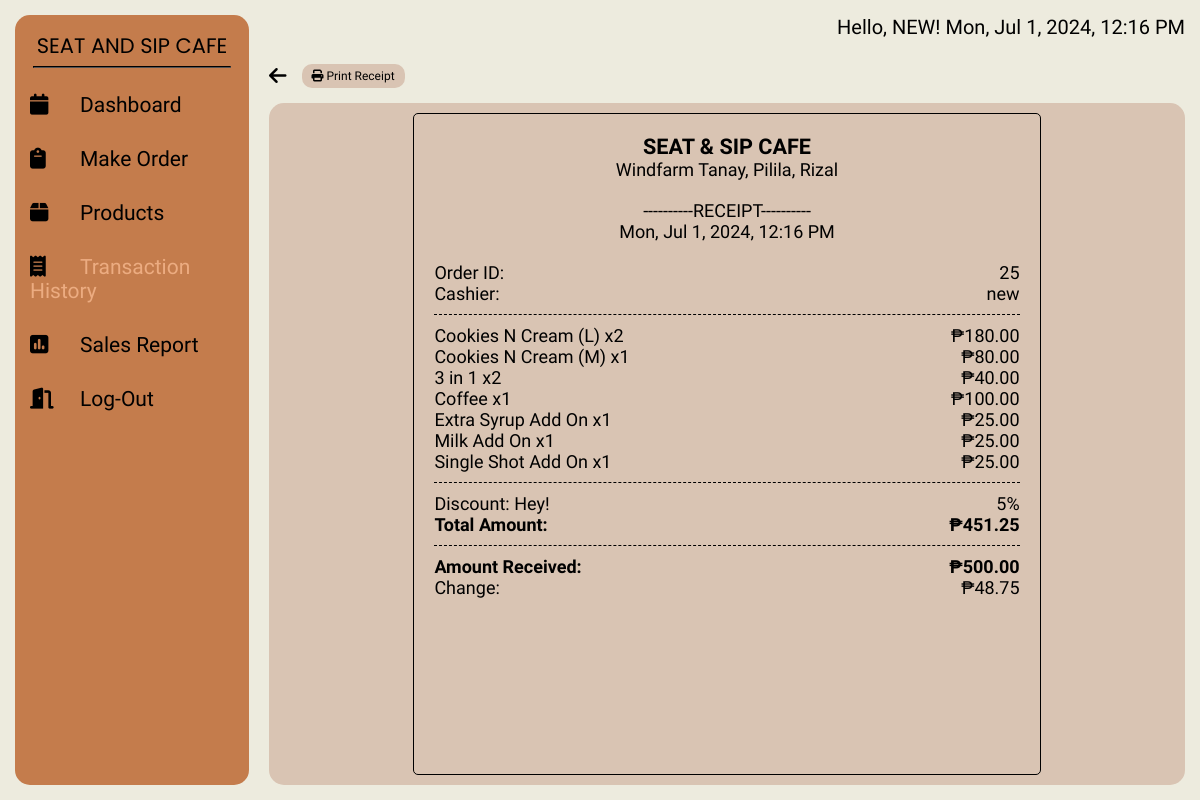
The app's page /staff/transaction_detail.php?id=25 (signed in) with its own data.
### tables this page shows
CREATE TABLE `transactions` (
  `id` int(11) NOT NULL,
  `username` varchar(255) NOT NULL,
  `order_details` varchar(9999) NOT NULL,
  `date_time` datetime NOT NULL,
  `discount_code` varchar(50) DEFAULT NULL,
  `discount_amount` decimal(10,2) NOT NULL,
  `final_total_amount` decimal(10,2) NOT NULL,
  `payment_type` varchar(50) NOT NULL,
  `amount_received` decimal(10,2) NOT NULL,
  `change_amount` decimal(10,2) NOT NULL
);

### config/staff-authentication.php (called while the page is built, shortened)
<?php
    $user = $_SESSION['user'];
?>

### staff/transaction_detail.php (the view, shortened to what this page needs)
<?php
    require '../config/staff-authentication.php';
    require("../config/connection.php");
    if (isset($_GET['id'])) {
        $id = mysqli_real_escape_string($conn, $_GET['id']);
        $sql = "SELECT * FROM `transactions` WHERE `id` = '$id'";
        $result = mysqli_query($conn, $sql);
        if ($result && mysqli_num_rows($result) > 0) {
            $row = mysqli_fetch_assoc($result);
            $id = $row['id'];
            $username = $row['username'];
            $order_details = $row['order_details'];
            $discountAmount = $row["discount_amount"] == 0 ? "-----" : rtrim(rtrim($row["discount_amount"], '0'), '.') . "%";
            $discountCode = $row["discount_code"] ? $row["discount_code"] : "";
            $discountAmount = $row["discount_amount"] == 0 ? "-----" : rtrim(rtrim($row["discount_amount"], '0'), '.') . "%";
            $final_total_amount = $row['final_total_amount'];
            $amount_received = $row['amount_received'];
            $change_amount = $row['change_amount'];
        }
    }
?>
<!DOCTYPE html>
<html lang="en">
<head>
    <link rel="stylesheet" href="../styles/transaction_details.css">
</head>
<body>
    <div class="wrapper">
        <div class="sidebar">
            <h2>SEAT AND SIP CAFE</h2>
            <hr class="line">
            <nav>
                <ul>
                    <li><a href="dashboard.php" ><i class="fas fa-solid fa-calendar"></i>Dashboard</a></li>
                    <li><a href="makeorder.php" ><i class="fas fa-solid fa-clipboard"></i>Make Order</a></li>
                    <li><a href="products.php" ><i class="fas fa-solid fa-box"></i>Products</a></li>
                    <li><a href="transaction_history.php" class="current"><i class="fas fa-solid fa-receipt"></i>Transaction History</a></li>
                    <li><a href="sales.php"><i class="fas fa-solid fa-square-poll-vertical"></i>Sales Report</a></li>
                    <li><a href="../config/logout.php"><i class="fas fa-solid fa-door-open"></i>Log-Out</a></li>
                </ul>
            </nav>
        </div>
        <div class="main_content">
            <div class="header">
                <div>Hello, <?php Print "$user"?>! <span id='date-time'></span></div>
            </div>
            <div class="info">
                <div class="head">
                    <a href="transaction_history.php" class="back"> <i class="fa-solid fa-arrow-left"></i> </a>
                    <button id="printButton" class="print"> <i class="fa-solid fa-print"></i> Print Receipt</button>
                </div>
                <div class="body">
                    <div class="receipt">
                        <div class="logo">SEAT & SIP CAFE</div>
                        <div class="receipt-head">Windfarm Tanay, Pilila, Rizal</div>
                        <div class="title receipt-head">----------RECEIPT----------</div>
                        <div class="date receipt-head"><span id='date-receipt'></div>
                        <div class="item">
                            <div>Order ID:</div>
                            <div class="amount"><?php echo $id; ?></div>
                        </div>
                        <div class="item">
                            <div>Cashier:</div>
                            <div class="amount"><?php echo $username; ?></div>
                        </div>
                        <div class="divider"></div>
                        <?php
                        $orderDetails = json_decode($order_details, true);
                        if ($order_details !== null) {
                            foreach ($orderDetails as $item) {
                                echo '<div class="item">';
                                echo '<div>' . htmlspecialchars($item['productName']) . ' </div>';
                                echo '<div class="amount">₱' . number_format($item['productPrice'], 2) . '</div>';
                                echo '</div>';
                            }
                        }
                        ?>
                        <div class="receipt-footer">
                            <div class="divider"></div>
                            <div class="item">
                                <div>Discount: <?php echo $discountCode; ?></div>
                                <div class="amount"><?php echo $discountAmount; ?></div>
                            </div>
                            <div class="item total">
                                <div>Total Amount:</div>
                                <div class="amount">₱<?php echo number_format($final_total_amount, 2); ?></div>
                            </div>
                            <div class="divider"></div>
                            <div class="item total">
                                <div>Amount Received:</div>
                                <div class="amount">₱<?php echo number_format($amount_received, 2); ?></div>
                            </div>
                            <div class="item ">
                                <div>Change:</div>
                                <div class="amount">₱<?php echo number_format($change_amount, 2); ?></div>
                            </div>
                        </div>
                    </div>
                </div>
            </div>
        </div>
    </div>
</body>
</html>

### styles/transaction_details.css (style rules this page uses)
html { font-size: 62.5%; }
* { margin: 0; padding: 0; box-sizing: border-box; list-style: none; text-decoration: none; font-family: Zen Kaku Gothic New, 'Source Sans Pro'; color: black; }
body { background-color: #EDEBDE; }
.wrapper { max-width: 140em; padding: 2rem; display: grid; grid-template-columns: 20% 1fr; gap: 2rem; min-height: 100vh; min-width: 100vw; }
.wrapper .sidebar { background: #C47C4C; padding: 1.5rem 0; border-radius: 1.5rem; }
.wrapper .sidebar h2 { text-align: center; font-size: 2.7rem; font-weight: 400; color: black; font-family: Poppins, 'Source Sans Pro'; text-transform: uppercase; text-align: center; }
hr.line { margin: 5px auto; width: 85%; border-color: black; margin-bottom: 1rem; }
.wrapper .sidebar ul li { padding: 15px; font-size: 2.1rem; font-family: Zen Kaku Gothic Antique, 'Source Sans Pro'; font-weight: 400; }
.wrapper .sidebar ul li a { color: black; display: block; }
.wrapper .sidebar ul li a .fas { width: 50px; }
.wrapper .sidebar .current { color: #ECAC81; }
.wrapper .main_content { width: 100%; display: flex; gap: 1.5rem; flex-direction: column; max-height: calc(100vh - 4rem); }
.wrapper .main_content .header { text-align: right; font-size: 2rem; display: flex; justify-content: space-between; padding: 0 0 1rem 0; }
.wrapper .main_content .header div { margin-left: auto; }
.wrapper .main_content .info { font-size: 2rem; display: grid; gap: 1.5rem; max-height: 100svh; grid-template-rows: auto 1fr; flex: 1; overflow: auto; }
.wrapper .main_content .info .head { display: flex; gap: 1.5rem; }
.wrapper .main_content .info .print { background: #D9C4B3; padding: 0 1rem; border-radius: 1rem; font-size: 1.2rem; border: none; cursor: pointer; height: 100%; }
.wrapper .main_content .info .body { height: 100%; background: #D9C4B3; border-radius: 1.5rem; text-align: left; overflow-y: auto; padding: 1rem; }
.receipt { width: 70%; border: black 1px solid; border-radius: 0.5rem; height: 100%; margin-left: auto; margin-right: auto; padding: 2rem; font-size: 1.8rem; overflow-y: auto; position: relative; justify-content: center; }
.logo { font-weight: bold; font-size: 1.2em; text-align: center; }
.receipt-head { text-align: center; }
.title { margin: 20px 0 0 0; }
.date { margin: 0 0 20px 0; }
.divider { border-top: 1px dashed #000; margin: 10px 0; }
.item { display: flex; justify-content: space-between; }
.amount { text-align: right; }
.total { font-weight: bold; }
.receipt-footer { bottom: 0; }
@media screen and (max-width: 1400px) and (min-width: 1150px) { .wrapper { padding: 1.5rem; margin: 0; } }
@media screen and (max-width: 1400px) and (min-width: 1150px) { .wrapper .main_content { max-height: calc(100vh - 3rem); } }
@media screen and (max-width: 1350px) and (min-width: 1000px) { .wrapper .sidebar h2 { font-size: 2.1rem; } }

### records on screen
transactions: id "25", username "new", discount_code "Hey!", discount_amount "5%", final_total_amount "451.25", amount_received "500.00", change_amount "48.75"

### other values on screen
$user "NEW"
$item['productName'] "Cookies N Cream (L) x2"
$item['productPrice'] "180.00"
$item['productName'] "Cookies N Cream (M) x1"
$item['productPrice'] "80.00"
$item['productName'] "3 in 1 x2"
$item['productPrice'] "40.00"
$item['productName'] "Coffee x1"
$item['productPrice'] "100.00"
$item['productName'] "Extra Syrup Add On x1"
$item['productPrice'] "25.00"
$item['productName'] "Milk Add On x1"
$item['productName'] "Single Shot Add On x1"
